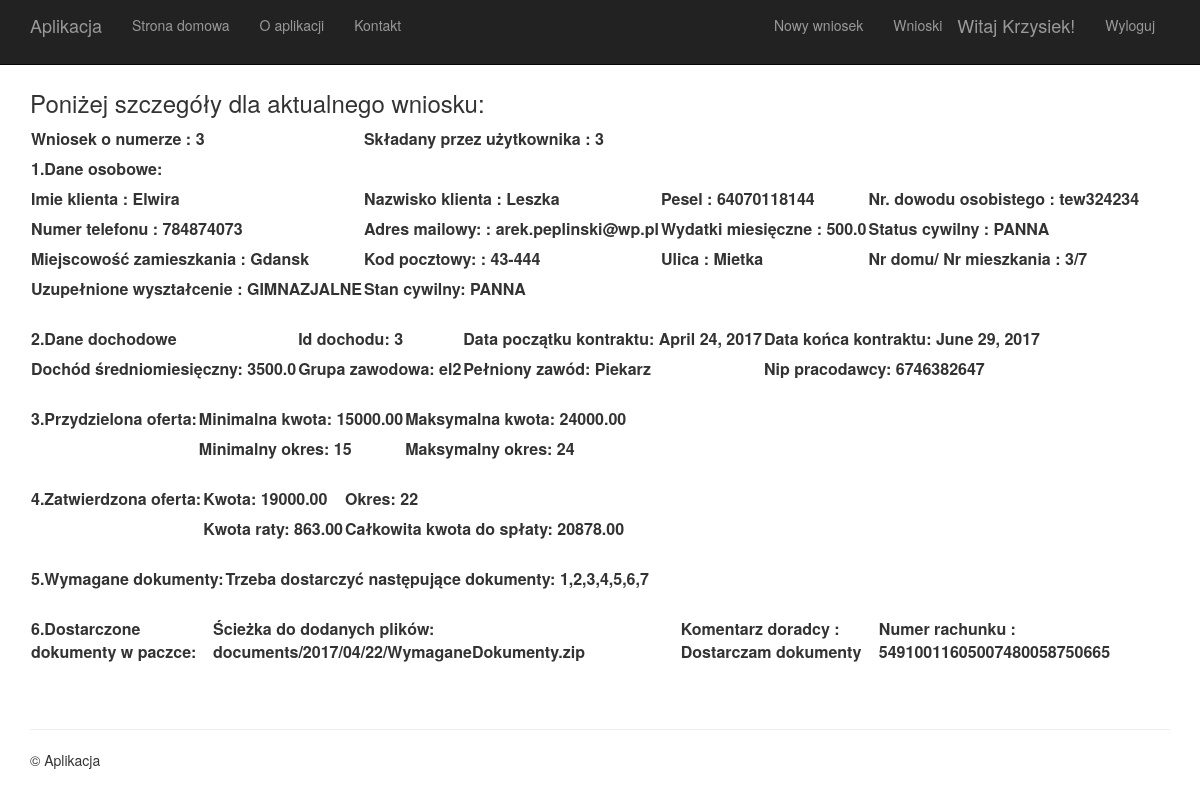
The page /wniosek/3/ (signed in) on the database its author committed.
### app/models.py (models this page shows)
class CreditApplication(models.Model):
    id = models.AutoField(primary_key = True) # automatycznie się dodaje
    personal_data = models.OneToOneField(PersonalData, on_delete=models.CASCADE,blank = False,null=True)#jesli usuniety zostanie człowieczek to również usuniety będzie dokument, unikatowy system nie pozwoli na dodanie nowego wniosku kredytowego dla danej osoby
    icome = models.ForeignKey(IncomeName,on_delete=models.CASCADE,blank = True,null=True) # niewymagalne, moze być puste
    proposed_offer = models.ForeignKey(ProposedOffer,on_delete=models.CASCADE,blank = True,null=True)# niewymagalne, moze być puste
    confirmed_offer = models.ForeignKey(ConfirmedOffer,on_delete=models.CASCADE,blank = True,null=True)#może być pusty niewymagany
    required_document = models.ForeignKey(RequiredDocument,on_delete=models.CASCADE,blank = True,null=True)# niewymagalne, moze być puste
    added_documents = models.ForeignKey(SentDocument,on_delete=models.CASCADE,blank=True,null=True)# niewymagalne, moze być puste
    status = models.ForeignKey(AccessStatus,on_delete=models.CASCADE,blank = False) # wymagalne
    comment = models.CharField(max_length= 50,blank=True,null=True)# dodane pole do wprowadzenia komentarza

class PersonalData(models.Model):
    id = models.AutoField(primary_key = True) # automatycznie się dodaje
    pesel = models.CharField(max_length=11,unique=True,blank=False)#wymagalne
    name = models.CharField(max_length=50,blank=False)#wymagalne
    surname = models.CharField(max_length=50,blank=False)#wymagalne
    identity_card = models.CharField(max_length=9)#wymagalne
    telephon_number = models.CharField(max_length = 9,blank = True)#niewymaglane
    mail = models.EmailField(max_length = 100,blank=False)#wymagalne
    monthly_expenses = models.FloatField(blank=False)#wymagalne
    city = models.CharField(max_length = 50,blank = False)#wymagalne
    postal_code = models.CharField(max_length = 6,blank = False)#wymagalne
    street = models.CharField(max_length = 50,blank = True)#nie jest wymagalne
    house_number = models.IntegerField(blank=False)#wymagalne
    flat_number = models.CharField(max_length = 5,blank = True)#nie jest wymagalne
    GIMNAZJALNE = 'GIM'
    PODSTAWOWE = 'POD'#PRAWIDLOWE PODSTAWOWE
    ZASADNICZE_ZAWODOWE = 'ZAZ'
    SREDNIE = 'SRE'
    WYZSZE = 'WYZ'
    EDUCATION_CHOICES = (
        (GIMNAZJALNE, 'gimnazjalne'),
        (PODSTAWOWE, 'podstawowe'),
        (ZASADNICZE_ZAWODOWE, 'zasadnicze zawodowe'),
        (SREDNIE, 'średnie'),
        (WYZSZE, 'wyższe'),
    )
    education = models.CharField(max_length = 20,
                                 blank = False,
                                 choices=EDUCATION_CHOICES,
                                 default=PODSTAWOWE)#wymagalne z listy rozwijanej
    KAWALER = 'kawaler'
    PANNA = 'panna'
    WDOWIEC = 'wdowiec'
    WDOWA = 'wdowa'
    ROZWODNIK = 'rozwodnik'
    ROZWODKA = 'rozwódka' #prawidlowe ROZWODNIK
    BRAK = 'brak'
    MARTIAL_CHOICES = (
        (BRAK,'brak'),
        (KAWALER, 'kawaler'),
        (PANNA, 'panna'),
        (WDOWIEC, 'wdowiec'),
        (WDOWA, 'wdowa'),
        (ROZWODNIK, 'rozwodnik'),
        (ROZWODKA, 'rozwódka'),
    )
    marital_status = models.CharField(max_length = 20,
                                      blank = False,
                                      choices=MARTIAL_CHOICES,
                                      default=BRAK)#wymagalne z listy rozwijanej
    iban_number = models.CharField(max_length = 26, blank=True,null=True)

class ContractTable(models.Model):
    id = models.AutoField(primary_key = True) # automatycznie się dodaje
    application = models.OneToOneField(CreditApplication,on_delete=models.CASCADE,blank = False,null=True) #wymagalne, moze być puste
    date_start_of_employment = models.DateField(blank=False)# musi być podane
    end_of_employment = models.DateField(blank = True, null = True)# może być niepodane
    el1 = 'el1'
    el2 = 'el2'
    el3 = 'el3'
    el4 = 'el4'
    el5 = 'el5'
    el6 = 'el6'
    el7 = 'el7'
    el8 = 'el8'
    el9 = 'el9'
    GROUP_CHOICES = (
        (el1, 'Parlamentarzyści, wyżsi urzędnicy i kierownicy'),
        (el2, 'Specjaliści'),
        (el3, 'Technicy i inni średni personel'),
        (el4, 'Pracownicy biurowi'),
        (el5, 'Pracownicy usług osobistych i sprzedawcy'),
        (el6, 'Robotnik przemysłowy'),
        (el7, 'Operator i monter maszyn'),
        (el8, 'Siły zbrojne'),
        (el9, 'Inne'),
    )
    occupational_group = models.CharField(max_length = 50,
                                      blank = False,
                                      choices = GROUP_CHOICES,
                                      default=el2)#wymagalne
    awerage_six_monthly_income = models.FloatField(blank=False)#wymagalne
    profession = models.CharField(max_length = 50,blank=False)#wymagalne
    nip = models.CharField(max_length= 10,blank=False)#wymagalne

class ProposedOffer(models.Model):
    id = models.AutoField(primary_key = True) # automatycznie się dodaje
    initial_amount = models.DecimalField(decimal_places=2,max_digits=8,blank=False) # wymagalna zaproponowana kwota
    maximal_amount = models.DecimalField(decimal_places=2,max_digits=8,blank=False) # wymagalne maksymalna kwota
    minimum_load_period = models.IntegerField(blank = False) # wymagalne minimalny okres kredytowania
    maximum_load_period = models.IntegerField(blank = False) # wymagalne maksymalny okres kredytowania

class ConfirmedOffer(models.Model):
    id = models.AutoField(primary_key = True) # automatycznie się dodaje
    confirmed_amount = models.DecimalField(decimal_places=2,max_digits=8,blank=False) # zatwierdzona kwota
    period_approved = models.IntegerField(blank = False) #zatwierdzony okres
    installment_amount = models.DecimalField(decimal_places=2,max_digits=8,blank=False) # kwota raty bedzie wyliczane ale nie pokazywane
    totall_credit_amount = models.DecimalField(decimal_places=2,max_digits=8,blank=False)# laczna kwota kredytu bedzie wyliczane ale nie pokazywane

class RequiredDocument(models.Model):
    id = models.AutoField(primary_key = True) # automatycznie się dodaje
    documents_number = models.CharField(max_length= 50,blank=False) # wymagalne

class SentDocument(models.Model):
    id = models.AutoField(primary_key = True) # automatycznie się dodaje
    file = models.FileField(upload_to='documents/%Y/%m/%d//')# ścieżka gdzie ma się zapisać plik
    name = models.CharField(max_length= 50,blank=False) # wymagalne
    reason_negativ_decision = models.CharField(max_length = 50,
                                      blank = True)#,
    added_date = models.DateTimeField(default=timezone.now)

### app/views.py (the view, shortened to what this page needs)
# urls.py: url(r'^wniosek/(?P<credit_id>[0-9]+)/$',app.views.creditapplicationView,
def creditapplicationView(request, credit_id):
    uzytkownikaktualny =  request.user.id#sprawdzić czy taki użytkownik ma taką samą rolę
    try:
        creditapplication = CreditApplication.objects.get(pk=credit_id)#tutaj zwraca konkretny wniosek wyszykująć po id
    except CreditApplication.DoesNotExist:
        return render(request,
                  'app/komunikat.html',
                  {'message':'Podany wniosek nie istnieje'})
    statuswniosku = creditapplication.status_id#kazdy wniosek ma status.zwraca liczbe,tak się szuka w rekordzie z bazy
    osobanawniosku = creditapplication.personal_data_id#kazdy wniosek ma osobę.zwraca liczbe z bazy
    try:
        personaldata = PersonalData.objects.get(pk=osobanawniosku)#tutaj zwraca konkretna osoba przydzielona do wniosku
    except PersonalData.DoesNotExist:
        return render(request,
                  'app/komunikat.html',
                  {'message':'Do wniosku nie jest przydzielona żadna osoba.'})
    dochodzwniosku = creditapplication.icome_id#dochód z wniosku.zwraca liczbe z bazy
    try:
        rekorddostep = AccessStatus.objects.get(pk=int(statuswniosku))# konkretny rekord z tabelki access status
    except AccessStatus.DoesNotExist:
        return render(request,
                  'app/komunikat.html',
                  {'message':'Brak podanego statusu.'})
    dostepdowniosku = rekorddostep.access_to_role #nazwa rroli ktora ma dostep do tego wniosku
    try:
        uzytkownikzbazy = PortalUser.objects.get(id_user_id__exact=uzytkownikaktualny)#rekord aktualnego użytkownika
    except PortalUser.DoesNotExist:
        return render(request,
                  'app/komunikat.html',
                  {'message':'Użytkownik nie jest w tabelce Portal user.'})
    zawoduzytkownikazbazy = uzytkownikzbazy.role#zawod aktualnego uzytkownika z bazy
    if zawoduzytkownikazbazy==dostepdowniosku:
         wynik='Tak'#sprawdzenie czy elementy tutaj utworzone są równe - działa ok
    else:
         wynik='Nie'
    if dochodzwniosku == 1 or dochodzwniosku == 2 or dochodzwniosku == 3 or dochodzwniosku == 4:
       try:
           Dochod = ContractTable.objects.get(application_id__exact=credit_id)#jesli contract table
       except ContractTable.DoesNotExist:
           return render(request,
                  'app/komunikat.html',
                  {'message':'Brak dochodu w tabelce.'})
       idDochodu = Dochod.id
       kontrakt = "true"
    try:
        proposedoffer = ProposedOffer.objects.get(pk=creditapplication.proposed_offer_id)#oferta przydzielona dla danego człowieczka
    except:
        proposedoffer = None
    try:
        confirmedoffer = ConfirmedOffer.objects.get(pk=creditapplication.confirmed_offer_id)#oferta zatwierdzona
    except:
        confirmedoffer = None
    try:
        requiredDocuments = RequiredDocument.objects.get(pk=creditapplication.required_document_id)#wymagane dokumenty
    except:
        requiredDocuments = None
    try:
        addedDocuments = SentDocument.objects.get(pk=creditapplication.added_documents_id)#dostarczone dokumenty
    except:
        addedDocuments = None
    if statuswniosku==8 or statuswniosku==9:
        zakonczony = "TAK"
    else:
        zakonczony = None
    if statuswniosku==7:
        zakonczony_c = "TAK"
    else:
        zakonczony_c = None
    return render(request,
                  'app/szczegoly.html',
                  {
                      'creditapplication':creditapplication,
                      'statuswniosku':statuswniosku,
                      'osobanawniosku':osobanawniosku,
                      'dochodzwniosku':dochodzwniosku,
                      'idDochodu':idDochodu,
                      'dostepdowniosku':dostepdowniosku,
                      'uzytkownikzbazy':uzytkownikzbazy,
                      'zawoduzytkownikazbazy':zawoduzytkownikazbazy,
                      'wynik':wynik,
                      'personaldata':personaldata,
                      'Dochod':Dochod,
                      'kontrakt':kontrakt,
                      'proposedoffer':proposedoffer,
                      'confirmedoffer':confirmedoffer,
                      'requiredDocuments':requiredDocuments,
                      'addedDocuments':addedDocuments,
                      'zakonczony_c':zakonczony_c,
                      'zakonczony':zakonczony,
                      'rekorddostep':rekorddostep,
                  })

### app/templates/app/szczegoly.html (shortened to what this page needs)
﻿{% extends "app/layout.html" %}
{% block content %}
<h3>Poniżej szczegóły dla aktualnego wniosku:</h3>
<table>
<tr>
    <td>
        <label>Wniosek o numerze : {{ creditapplication.id }}</label>
    </td>
    <td>
        <label>Składany przez użytkownika : {{ creditapplication.personal_data_id }}</label>
    </td>
</tr>
 {% if personaldata %}
<tr>
    <td>
        <label>1.Dane osobowe: </label>
    </td>
</tr>
<tr>
    <td>
        <label>Imie klienta : {{ personaldata.name }}</label>
    </td>
    <td>
        <label>Nazwisko klienta : {{ personaldata.surname }}</label>
    </td>
    <td>
        <label>Pesel : {{ personaldata.pesel }}</label>
    </td>
    <td>
        <label>Nr. dowodu osobistego : {{ personaldata.identity_card }}</label>
    </td>
</tr>
<tr>
    <td>
        <label>Numer telefonu : {{ personaldata.telephon_number }}</label>
    </td>
    <td>
        <label>Adres mailowy: : {{ personaldata.mail }}</label>
    </td>
    <td>
        <label>Wydatki miesięczne : {{ personaldata.monthly_expenses }}</label>
    </td>
    <td>
        <label>Status cywilny : {{ personaldata.marital_status }}</label>
    </td>
</tr>
<tr>
    <td>
        <label>Miejscowość zamieszkania : {{ personaldata.city }}</label>
    </td>
    <td>
        <label>Kod pocztowy: : {{ personaldata.postal_code }}</label>
    </td>
    <td>
        <label>Ulica : {{ personaldata.street }}</label>
    </td>
    <td>
        <label>Nr domu/ Nr mieszkania : {{ personaldata.house_number }}/{{ personaldata.flat_number }}</label>
    </td>
</tr>
<tr>
    <td>
        <label>Uzupełnione wyształcenie : {{ personaldata.education }}</label>
    </td>
    <td>
        <label>Stan cywilny: {{ personaldata.marital_status }}</label>
    </td>
</tr>
{% endif %}
</table>
<table>
{% if kontrakt %}
<tr>
     <td>
        <label>2.Dane dochodowe</label>
    </td>
    <td>
        <label>Id dochodu: {{Dochod.id}}</label>
    </td>
    <td>
        <label>Data początku kontraktu: {{Dochod.date_start_of_employment}}</label>
    </td>
    <td>
        <label>Data końca kontraktu: {{Dochod.end_of_employment}}</label>
    </td>
</tr>
<tr>
    <td>
        <label>Dochód średniomiesięczny: {{Dochod.awerage_six_monthly_income}}</label>
    </td>
    <td>
        <label>Grupa zawodowa: {{Dochod.occupational_group}}</label>
    </td>
    <td>
        <label>Pełniony zawód: {{Dochod.profession}}</label>
    </td>
    <td>
        <label>Nip pracodawcy: {{Dochod.nip}}</label>
    </td>
</tr>
{% endif %}
</table>
<table>
{% if proposedoffer %}
<tr>
    <td>
        <label>3.Przydzielona oferta:</label>
    </td>
    <td>
        <label>Minimalna kwota: {{proposedoffer.initial_amount}}</label>
    </td>
    <td>
        <label>Maksymalna kwota: {{proposedoffer.maximal_amount}}</label>
    </td>
</tr>
<tr>
    <td>
    </td>
    <td>
        <label>Minimalny okres: {{proposedoffer.minimum_load_period}}</label>
    </td>
    <td>
        <label>Maksymalny okres: {{proposedoffer.maximum_load_period}}</label>
    </td>
</tr>
{% endif %}
</table>
<table>
{% if confirmedoffer %}
<tr>
    <td>
        <label>4.Zatwierdzona oferta:</label>
    </td>
    <td>
        <label>Kwota: {{confirmedoffer.confirmed_amount}}</label>
    </td>
    <td>
        <label>Okres: {{confirmedoffer.period_approved}}</label>
    </td>
</tr>
<tr>
    <td>
    </td>
    <td>
        <label>Kwota raty: {{confirmedoffer.installment_amount}}</label>
    </td>
    <td>
        <label>Całkowita kwota do spłaty: {{confirmedoffer.totall_credit_amount}}</label>
    </td>
</tr>
{% endif %}
</table>
<table>
{% if requiredDocuments %}
<tr>
    <td>
        <label>5.Wymagane dokumenty:</label>
    </td>
    <td>
        <label>Trzeba dostarczyć następujące dokumenty: {{requiredDocuments.documents_number}}</label>
    </td>
</tr>
{% endif %}
</table>
<table>
{% if addedDocuments %}
<tr>
    <td>
        <label>6.Dostarczone dokumenty w paczce:</label>
    </td>
    <td>
        <label>Ścieżka do dodanych plików: {{addedDocuments.file}}</label>
    </td>
    <td>
        <label>Komentarz doradcy : {{addedDocuments.name}}</label>
    </td>
    <td>
        <label>Numer rachunku : {{personaldata.iban_number}}</label>
    </td>
</tr>
{% endif %}
</table>
{% endblock %}

### app/templates/app/loginpartial.html (shortened to what this page needs)
{% if user.is_authenticated %}
<form id="logoutForm" action="/logout" method="post" class="navbar-right">
    <ul class="nav navbar-nav">
          <li><a href="{% url 'personalData' %}">Nowy wniosek</a></li>
          <li><a href="{% url 'start' %}">Wnioski</a></li>
    </ul>
    <ul class="nav navbar-nav navbar-right">
        <li><span class="navbar-brand">Witaj {{ user.username }}!</span></li>
        <li><a href="javascript:document.getElementById('logoutForm').submit()">Wyloguj</a></li>
    </ul>
</form>
{% else %}
<ul class="nav navbar-nav navbar-right">
    <li><a href="{% url 'login' %}">Zaloguj sie</a></li>
</ul>
{% endif %}

### rows shown on the page
CreditApplication: id "3", personal_data_id "3"
PersonalData: name "Elwira", surname "Leszka", pesel "64070118144", identity_card "tew324234", telephon_number "784874073", mail "arek.peplinski@wp.pl", monthly_expenses "500.0", marital_status "PANNA", city "Gdansk", postal_code "43-444", street "Mietka", house_number "3", flat_number "7", education "GIMNAZJALNE", iban_number "54910011605007480058750665"
ContractTable: id "3", date_start_of_employment "April 24, 2017", end_of_employment "June 29, 2017", awerage_six_monthly_income "3500.0", occupational_group "el2", profession "Piekarz", nip "6746382647"
ProposedOffer: initial_amount "15000.00", maximal_amount "24000.00", minimum_load_period "15", maximum_load_period "24"
ConfirmedOffer: confirmed_amount "19000.00", period_approved "22", installment_amount "863.00", totall_credit_amount "20878.00"
RequiredDocument: documents_number "1,2,3,4,5,6,7"
SentDocument: file "documents/2017/04/22/WymaganeDokumenty.zip", name "Dostarczam dokumenty"

### other values the page prints
{{ user.username }} "Krzysiek"
